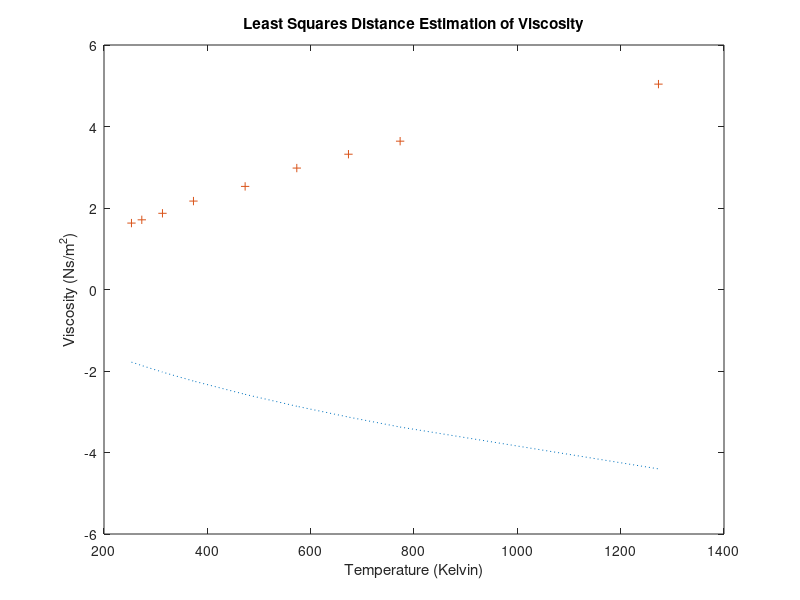

This figure's MATLAB source:
% enter the temperatures in Kelvin 
T = [253.15, 273.15, 313.15, 373.15, 473.15, 573.15, 673.15, 773.15, 1273.15];

%enter the data for the given viscosities
V = [1.63, 1.71, 1.87, 2.17, 2.53, 2.98, 3.32, 3.64, 5.04];

%in order to do the fmin search, the two constants must be in the same
%vector, but different indicies, s = s(1), c = s(2)

%establish the function that will find the proportionality constant
phi = @(s) (sum(log(V)-((log(s(2))+1.5*log(T))-log(T+s(1)))).^2);

% find the value that minimizes s
[s,fval]=fminsearch(phi,[25,0.12])

c = s(2);
s = s(1);

%generalize the function to predict new viscosities, PV
PV = (c*T.^(3/2))./(T+s);

figure
plot(T,PV, ':', T, V, '+') %plot
title('Least Squares Distance Estimation of Viscosity') %title
xlabel('Temperature (Kelvin)') % x-axis label
ylabel('Viscosity (Ns/m^2)') % y-axis label
